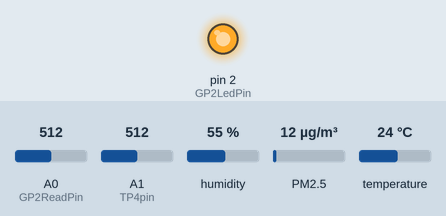
A sketch run on a simulated Arduino Uno, built with avr-gcc and run on an emulated ATmega328P. Parts: output pins drawn as LEDs (lit = HIGH). Wiring (inferred from the names in the program): dust sensor: data pin 8. Inputs (shaded band) come from the test bench; at power-on: A0 (GP2ReadPin) = 512, A1 (TP4pin) = 512, humidity 55 %, PM2.5 12 µg/m³, temperature 24 °C. What the sketch prints to the serial monitor is not drawn.

Above: at 0.1 s.
Timing chart, 0 to 1.6 s (numbered marks = the images above):
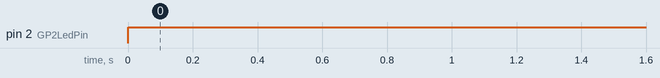

The sketch:

GP2Y10_PPD42NS_TP401A_Serial.ino
```cpp
/*
References:
http://www.seeedstudio.com/wiki/images/e/eb/TP-401A_Indoor_Air_quality_gas_sensor.pdf
http://www.sparkfun.com/datasheets/Sensors/gp2y1010au_e.pdf
http://www.sca-shinyei.com/pdf/PPD42NS.pdf
https://www.sparkfun.com/datasheets/Sensors/Temperature/DHT22.pdf
*/

#define FIRMWARE_VERSION "v1.1"

// DHT is a combined temperature & humidity sensor
#include "DHT.h"
#define DHTPIN A3        // A3
#define DHTTYPE DHT22
DHT dht(DHTPIN, DHTTYPE);

// dust sensor 1
#define GP2ReadPin A0    // A0
#define GP2LedPin 2      // D2
#define GPdelayTime1 280
#define GPdelayTime2 40
#define GPoffTime 9680
unsigned long GP2sum = 0;

// organic gases sensor
#define TP4pin A1         // A1
unsigned long TP4sum = 0;

// dust sensor 2
#define PPDpin 8          // D8
#define PPDsample 30e6   // us
unsigned long PPDsum = 0; // us

// general storage for Arduino analog reads
unsigned long time0 = 0; // time in ms
unsigned long i = 0; // number of samples

// general output string pointer
String out = "";

void setup() {
  Serial.begin(9600);

  pinMode(GP2ReadPin, INPUT);
  pinMode(GP2LedPin, OUTPUT);

  pinMode(TP4pin, INPUT);

  pinMode(PPDpin, INPUT);

  dht.begin();

  out = "# Starting... ";
  out += FIRMWARE_VERSION;

  Serial.println(out);

  out = "# GPdust, TPaq, PPDdust, humidity, temp";

  Serial.println(out);
  time0 = micros();
}

void loop() {

  i++;

  // GP2Y10 dust sensor
  digitalWrite(GP2LedPin, LOW); // power on the LED
  delayMicroseconds(GPdelayTime1);
  GP2sum += analogRead(GP2ReadPin);
  delayMicroseconds(GPdelayTime2);
  digitalWrite(GP2LedPin, HIGH); // turn the LED off
  delayMicroseconds(GPoffTime);

  // DHT22 (AM2302) temperature & humidity sensor
  float h = dht.readHumidity();
  float t = dht.readTemperature();

  // TP401A air quality sensor
  TP4sum += analogRead(TP4pin);

  // PPD42NS dust sensor
  PPDsum += pulseIn(PPDpin, LOW);

  if ( (micros() - time0) > PPDsample) {
    out = "";
    out += String(GP2sum / i);
    out += ",";
    out += String(TP4sum / i);
    out += ",";
    out += String(100 * PPDsum / (float)PPDsample);
    out += ",";
    out += String(h);
    out += ",";
    out += String(t);

    Serial.println(out);

    GP2sum = TP4sum = PPDsum = i = 0;

    time0 = micros();
  }

}
```

Measured:
- by itself, pin 2 (GP2LedPin): LOW → HIGH at 0.00 s
